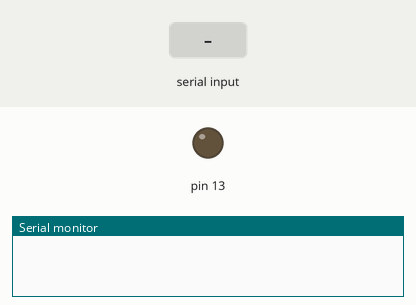
This sketch was run on a simulated Arduino Uno, built with avr-gcc and run on an emulated ATmega328P. Shown: output pins drawn as LEDs (lit = HIGH), the last lines printed to the serial monitor. The inputs (shaded band) are chosen by the test bench.

Above: at 1.2 s.
1.3 s: "a" received over Serial
At 2.5 s:
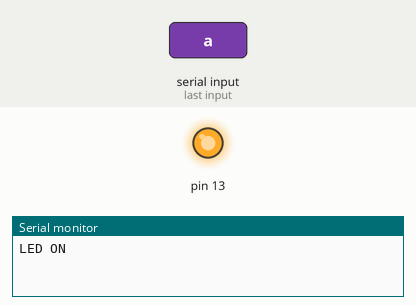
2.8 s: "b" received over Serial
At 3.8 s:
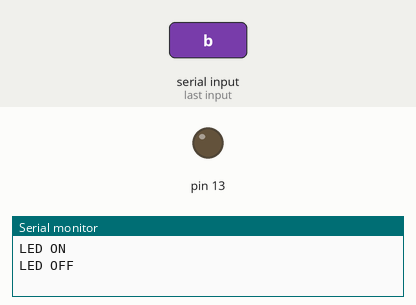
Timing chart, 0 to 5.8 s (numbered marks = the images above; inputs shaded):
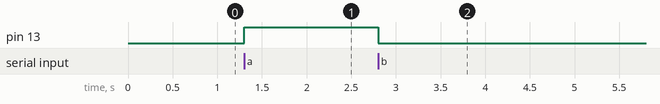

Measured:
- after the input at 1.3 s, pin 13: LOW → HIGH at once
- after the input at 2.8 s, pin 13: HIGH → LOW at once

The sketch:

sketch_oct06a.ino
```cpp
void setup() {
  // put your setup code here, to run once:
  pinMode(13, OUTPUT);
  Serial.begin(9600);
}

void loop() {
  // put your main code here, to run repeatedly:
  if (Serial.available()){
    char data_rcvd = Serial.read();

    if (data_rcvd == 'a'){
      digitalWrite(13, HIGH);
      Serial.println("LED ON");
    }

    if (data_rcvd == 'b'){
      digitalWrite(13, LOW);
      Serial.println("LED OFF");
    }

  }

//  digitalWrite(13, HIGH);
//  delay(500);
//  digitalWrite(13, LOW);
//  delay(500);
}
```
